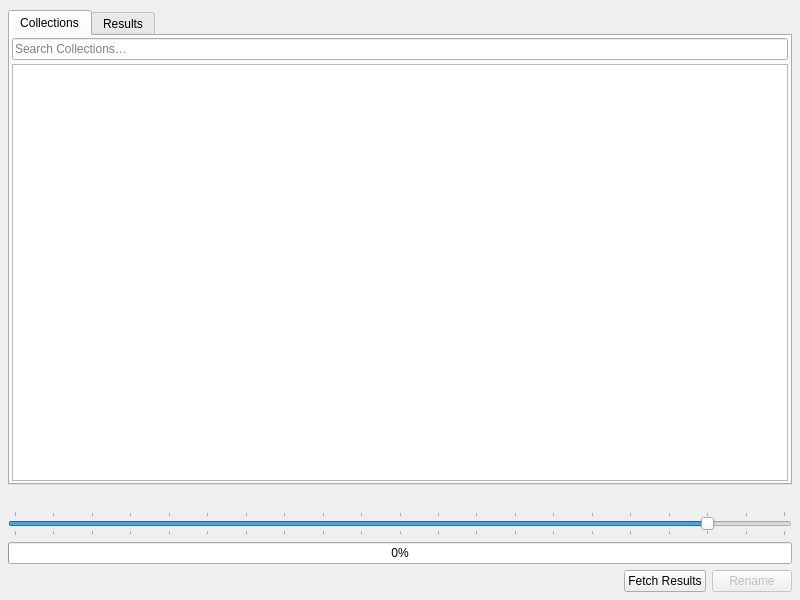
<?xml version="1.0" encoding="UTF-8"?>
<ui version="4.0">
    <class>AutoAnalysisPanel</class>
    <widget class="QFrame" name="AutoAnalysisPanel">
        <property name="geometry">
            <rect>
                <x>0</x>
                <y>0</y>
                <width>800</width>
                <height>600</height>
            </rect>
        </property>
        <property name="contextMenuPolicy">
            <enum>Qt::NoContextMenu</enum>
        </property>
        <property name="windowTitle">
            <string>RevEng.AI Toolkit: Analyse Binary</string>
        </property>
        <property name="windowIcon">
            <iconset>
                <normaloff>../resources/favicon.png</normaloff>../resources/favicon.png
            </iconset>
        </property>
        <property name="layoutDirection">
            <enum>Qt::LeftToRight</enum>
        </property>
        <layout class="QVBoxLayout" name="verticalLayout">
            <property name="sizeConstraint">
                <enum>QLayout::SetDefaultConstraint</enum>
            </property>
            <property name="leftMargin">
                <number>8</number>
            </property>
            <property name="topMargin">
                <number>10</number>
            </property>
            <property name="rightMargin">
                <number>8</number>
            </property>
            <property name="bottomMargin">
                <number>8</number>
            </property>
            <item>
                <widget class="QTabWidget" name="tabWidget">
                    <property name="currentIndex">
                        <number>0</number>
                    </property>
                    <property name="tabBarAutoHide">
                        <bool>false</bool>
                    </property>
                    <widget class="QWidget" name="tab">
                        <attribute name="title">
                            <string>Collections</string>
                        </attribute>
                        <layout class="QVBoxLayout">
                            <property name="spacing">
                                <number>4</number>
                            </property>
                            <property name="sizeConstraint">
                                <enum>QLayout::SetDefaultConstraint</enum>
                            </property>
                            <property name="leftMargin">
                                <number>2</number>
                            </property>
                            <property name="topMargin">
                                <number>2</number>
                            </property>
                            <property name="rightMargin">
                                <number>2</number>
                            </property>
                            <property name="bottomMargin">
                                <number>2</number>
                            </property>
                            <item>
                                <widget class="QLineEdit" name="collectionsFilter">
                                    <property name="placeholderText">
                                        <string>Search Collections…</string>
                                    </property>
                                    <property name="clearButtonEnabled">
                                        <bool>true</bool>
                                    </property>
                                </widget>
                            </item>
                            <item>
                                <widget class="QTableView" name="collectionsTable">
                                    <property name="contextMenuPolicy">
                                        <enum>Qt::NoContextMenu</enum>
                                    </property>
                                    <property name="editTriggers">
                                        <set>QAbstractItemView::NoEditTriggers</set>
                                    </property>
                                    <property name="selectionMode">
                                        <enum>QAbstractItemView::SingleSelection</enum>
                                    </property>
                                    <property name="selectionBehavior">
                                        <enum>QAbstractItemView::SelectRows</enum>
                                    </property>
                                    <property name="showGrid">
                                        <bool>true</bool>
                                    </property>
                                    <property name="gridStyle">
                                        <enum>Qt::SolidLine</enum>
                                    </property>
                                    <property name="sortingEnabled">
                                        <bool>false</bool>
                                    </property>
                                    <property name="wordWrap">
                                        <bool>false</bool>
                                    </property>
                                    <property name="cornerButtonEnabled">
                                        <bool>false</bool>
                                    </property>
                                    <attribute name="horizontalHeaderMinimumSectionSize">
                                        <number>20</number>
                                    </attribute>
                                    <attribute name="horizontalHeaderHighlightSections">
                                        <bool>false</bool>
                                    </attribute>
                                    <attribute name="horizontalHeaderStretchLastSection">
                                        <bool>true</bool>
                                    </attribute>
                                    <attribute name="verticalHeaderVisible">
                                        <bool>false</bool>
                                    </attribute>
                                    <attribute name="verticalHeaderMinimumSectionSize">
                                        <number>20</number>
                                    </attribute>
                                    <attribute name="verticalHeaderHighlightSections">
                                        <bool>false</bool>
                                    </attribute>
                                </widget>
                            </item>
                        </layout>
                    </widget>
                    <widget class="QWidget" name="tab_2">
                        <attribute name="title">
                            <string>Results</string>
                        </attribute>
                        <layout class="QVBoxLayout">
                            <property name="spacing">
                                <number>4</number>
                            </property>
                            <property name="sizeConstraint">
                                <enum>QLayout::SetDefaultConstraint</enum>
                            </property>
                            <property name="leftMargin">
                                <number>2</number>
                            </property>
                            <property name="topMargin">
                                <number>2</number>
                            </property>
                            <property name="rightMargin">
                                <number>2</number>
                            </property>
                            <property name="bottomMargin">
                                <number>2</number>
                            </property>
                            <item>
                                <widget class="QLineEdit" name="resultsFilter">
                                    <property name="placeholderText">
                                        <string>Filter Functions…</string>
                                    </property>
                                    <property name="clearButtonEnabled">
                                        <bool>true</bool>
                                    </property>
                                </widget>
                            </item>
                            <item>
                                <widget class="QTableView" name="resultsTable">
                                    <property name="contextMenuPolicy">
                                        <enum>Qt::CustomContextMenu</enum>
                                    </property>
                                    <property name="editTriggers">
                                        <set>QAbstractItemView::NoEditTriggers</set>
                                    </property>
                                    <property name="selectionMode">
                                        <enum>QAbstractItemView::SingleSelection</enum>
                                    </property>
                                    <property name="selectionBehavior">
                                        <enum>QAbstractItemView::SelectRows</enum>
                                    </property>
                                    <property name="showGrid">
                                        <bool>true</bool>
                                    </property>
                                    <property name="gridStyle">
                                        <enum>Qt::SolidLine</enum>
                                    </property>
                                    <property name="sortingEnabled">
                                        <bool>false</bool>
                                    </property>
                                    <property name="wordWrap">
                                        <bool>false</bool>
                                    </property>
                                    <property name="cornerButtonEnabled">
                                        <bool>false</bool>
                                    </property>
                                    <attribute name="horizontalHeaderMinimumSectionSize">
                                        <number>20</number>
                                    </attribute>
                                    <attribute name="horizontalHeaderHighlightSections">
                                        <bool>false</bool>
                                    </attribute>
                                    <attribute name="horizontalHeaderStretchLastSection">
                                        <bool>true</bool>
                                    </attribute>
                                    <attribute name="verticalHeaderVisible">
                                        <bool>false</bool>
                                    </attribute>
                                    <attribute name="verticalHeaderMinimumSectionSize">
                                        <number>20</number>
                                    </attribute>
                                    <attribute name="verticalHeaderHighlightSections">
                                        <bool>false</bool>
                                    </attribute>
                                </widget>
                            </item>
                        </layout>
                    </widget>
                </widget>
            </item>
            <item>
                <widget class="QLabel" name="description">
                    <property name="textFormat">
                        <enum>Qt::RichText</enum>
                    </property>
                    <property name="alignment">
                        <set>Qt::AlignCenter</set>
                    </property>
                    <property name="wordWrap">
                        <bool>true</bool>
                    </property>
                    <property name="margin">
                        <number>4</number>
                    </property>
                </widget>
            </item>
            <item>
                <widget class="QSlider" name="confidenceSlider">
                    <property name="maximum">
                        <number>100</number>
                    </property>
                    <property name="pageStep">
                        <number>5</number>
                    </property>
                    <property name="sliderPosition">
                        <number>90</number>
                    </property>
                    <property name="orientation">
                        <enum>Qt::Horizontal</enum>
                    </property>
                    <property name="invertedAppearance">
                        <bool>false</bool>
                    </property>
                    <property name="invertedControls">
                        <bool>false</bool>
                    </property>
                    <property name="tickPosition">
                        <enum>QSlider::TicksBothSides</enum>
                    </property>
                    <property name="tickInterval">
                        <number>5</number>
                    </property>
                </widget>
            </item>
            <item>
                <widget class="QProgressBar" name="progressBar">
                    <property name="value">
                        <number>0</number>
                    </property>
                    <property name="alignment">
                        <set>Qt::AlignCenter</set>
                    </property>
                    <property name="invertedAppearance">
                        <bool>false</bool>
                    </property>
                </widget>
            </item>
            <item>
                <layout class="QHBoxLayout" name="horizontalLayout">
                    <item>
                        <spacer name="horizontalSpacer">
                            <property name="orientation">
                                <enum>Qt::Horizontal</enum>
                            </property>
                            <property name="sizeHint" stdset="0">
                                <size>
                                    <width>40</width>
                                    <height>20</height>
                                </size>
                            </property>
                        </spacer>
                    </item>
                    <item>
                        <widget class="QPushButton" name="fetchButton">
                            <property name="text">
                                <string>Fetch Results</string>
                            </property>
                        </widget>
                    </item>
                    <item>
                        <widget class="QPushButton" name="renameButton">
                            <property name="enabled">
                                <bool>false</bool>
                            </property>
                            <property name="text">
                                <string>Rename</string>
                            </property>
                        </widget>
                    </item>
                </layout>
            </item>
        </layout>
    </widget>
    <resources/>
    <connections/>
</ui>
